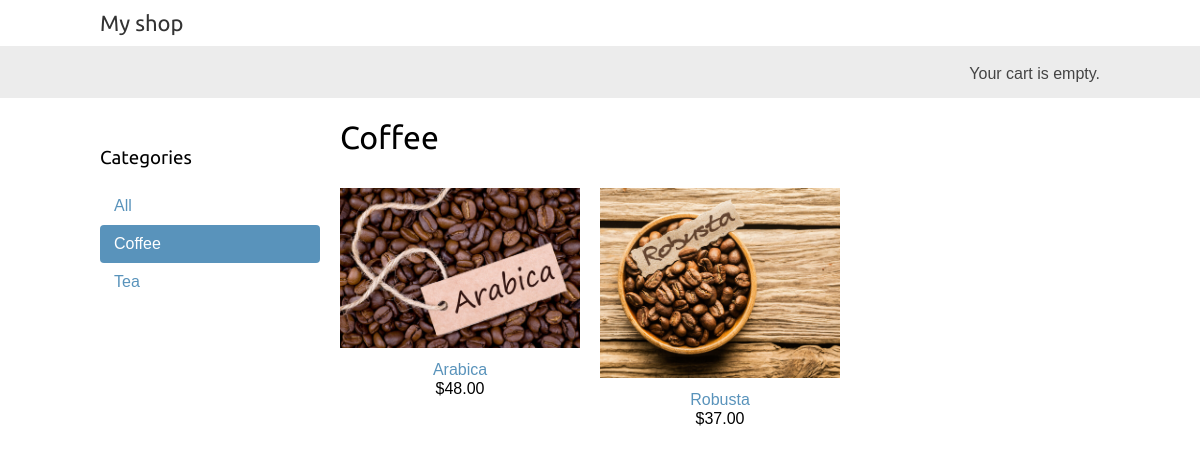
Page /coffee/ on the committed database.
### shop/models.py (models this page shows, shortened)
class Category(models.Model):
    name = models.CharField(max_length=200, db_index=True)
    slug = models.CharField(max_length=200, unique=True)
    def get_absolute_url(self):
        return reverse('shop:product_list_by_category', args=[self.slug])  # непонятно двоеточие
    class Meta:
        ordering = ('name',)
        verbose_name = 'category'
        verbose_name_plural = 'categories'

class Product(models.Model):
    category = models.ForeignKey(Category,
                                 related_name='products',
                                 on_delete=models.CASCADE)
    name = models.CharField(max_length=200, db_index=True)
    slug = models.SlugField(max_length=200, db_index=True)
    image = models.ImageField(upload_to='products/%Y/%m/%d', blank=True)
    description = models.TextField(blank=True)
    price = models.DecimalField(max_digits=10, decimal_places=2)
    available = models.BooleanField(default=True)
    created = models.DateTimeField(auto_now_add=True)
    updated = models.DateTimeField(auto_now=True)
    def get_absolute_url(self):
        return reverse('shop:product_detail', args=[self.id, self.slug])
    class Meta:
        ordering = ('name',)
        index_together = (('id', 'slug'),)

### shop/views.py (the view)
# urls.py: path('', views.product_list, name='product_list'),
def product_list(request, category_slug=None):
    category = None
    categories = Category.objects.all()
    products = Product.objects.filter(available=True)
    if category_slug:
        category = get_object_or_404(Category, slug=category_slug)
        products = products.filter(category=category)
    return render(request, 'shop/product/list.html',
                  {'category': category,
                   'categories': categories,
                   'products': products})

### shop/templates/shop/product/list.html (shortened to what this page needs)
{% extends "shop/base.html" %}
{% load static %}
{% block content %}
    <div id="sidebar">
        <h3>Categories</h3>
        <ul>
            <li {% if not category %}class="selected" {% endif %}>
                <a href="{% url "shop:product_list" %}">All</a>
            </li>
            {% for c in categories %}
                <li {% if category.slug == c.slug %}class="selected" {% endif %}>
                    <a href="{{ c.get_absolute_url }}">{{ c.name }}</a>
                </li>
            {% endfor %}
        </ul>
    </div>
    <div id="main" class="product-list">
        <h1>{% if category %}{{ category.name }}{% else %}Products{% endif %}</h1>
        {% for product in products %}
            <div class="item">
                <a href="{{ product.get_absolute_url }}">
                    <img src="{% if product.image %}{{ product.image.url }}{% else %}{% static "img/no_image.png" %}{% endif %}">
                </a>
                <a href="{{ product.get_absolute_url }}">{{ product.name }}</a>
                <br>
                ${{ product.price }}
            </div>
        {% endfor %}
    </div>
{% endblock %}

### shop/static/css/base.css (style rules this page uses)
body { margin:0; padding:0; font-family:helvetica, sans-serif; }
h1, h2, h3, h4, h5 , h6 { font-family: 'Ubuntu', sans-serif; font-weight:normal; }
a { text-decoration:none; color:#5993bb; }
#sidebar { width:220px; padding:30px 20px 0 0; float:left; }
#sidebar ul { margin:0; padding:0; }
#sidebar ul li { margin:0; list-style:none; padding:10px 14px; }
#sidebar ul li a { display:block; }
#sidebar ul li.selected { background:#5993bb; border-radius:4px; }
#sidebar ul li.selected a { color:#fff; }
#main { float:left; width: 96%; margin-right:-220px; overflow:hidden; }
.product-list .item { width:25%; padding:10px 20px 10px 0; float:left; text-align:center; line-height:1.2; }
.product-list .item img { width:100%; margin-bottom:8px; }

### rows in the picture
Category: name "Coffee"
Category: name "Tea"
Product: image (picture), name "Arabica", price "48.00"
Product: image (picture), name "Robusta", price "37.00"
